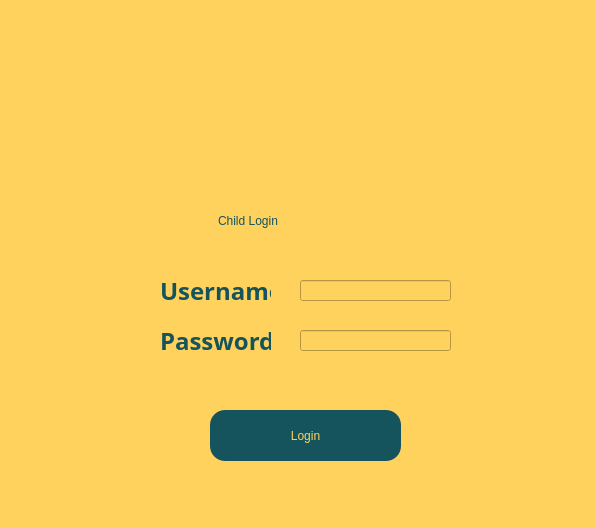
<?xml version="1.0" encoding="UTF-8"?>
<ui version="4.0">
 <class>Form</class>
 <widget class="QWidget" name="Form">
  <property name="geometry">
   <rect>
    <x>0</x>
    <y>0</y>
    <width>595</width>
    <height>528</height>
   </rect>
  </property>
  <property name="windowTitle">
   <string>Form</string>
  </property>
  <property name="autoFillBackground">
   <bool>false</bool>
  </property>
  <property name="styleSheet">
   <string notr="true">background-color: rgb(255, 210, 93);</string>
  </property>
  <widget class="QLabel" name="label">
   <property name="geometry">
    <rect>
     <x>190</x>
     <y>0</y>
     <width>201</width>
     <height>191</height>
    </rect>
   </property>
   <property name="styleSheet">
    <string notr="true">background-image: url(:/Logo/logo3.JPG);</string>
   </property>
   <property name="text">
    <string/>
   </property>
   <property name="pixmap">
    <pixmap>:/Logo/logo3.JPG</pixmap>
   </property>
   <property name="scaledContents">
    <bool>true</bool>
   </property>
  </widget>
  <widget class="QLabel" name="label_2">
   <property name="geometry">
    <rect>
     <x>210</x>
     <y>190</y>
     <width>171</width>
     <height>61</height>
    </rect>
   </property>
   <property name="styleSheet">
    <string notr="true">color: rgb(21, 84, 93);
font: 75 22pt &quot;Goudy Old Style&quot;;</string>
   </property>
   <property name="text">
    <string>Child Login</string>
   </property>
   <property name="indent">
    <number>8</number>
   </property>
  </widget>
  <widget class="QLabel" name="label_3">
   <property name="geometry">
    <rect>
     <x>160</x>
     <y>270</y>
     <width>111</width>
     <height>41</height>
    </rect>
   </property>
   <property name="font">
    <font>
     <family>Goudy Old Style</family>
     <pointsize>18</pointsize>
     <weight>75</weight>
     <bold>true</bold>
    </font>
   </property>
   <property name="styleSheet">
    <string notr="true">color: rgb(21, 84, 93);</string>
   </property>
   <property name="text">
    <string>Username</string>
   </property>
  </widget>
  <widget class="QLabel" name="label_4">
   <property name="geometry">
    <rect>
     <x>160</x>
     <y>320</y>
     <width>111</width>
     <height>41</height>
    </rect>
   </property>
   <property name="font">
    <font>
     <family>Goudy Old Style</family>
     <pointsize>18</pointsize>
     <weight>75</weight>
     <bold>true</bold>
    </font>
   </property>
   <property name="styleSheet">
    <string notr="true">color: rgb(21, 84, 93);</string>
   </property>
   <property name="text">
    <string>Password</string>
   </property>
  </widget>
  <widget class="QLineEdit" name="lineEdit">
   <property name="geometry">
    <rect>
     <x>300</x>
     <y>280</y>
     <width>151</width>
     <height>21</height>
    </rect>
   </property>
   <property name="autoFillBackground">
    <bool>false</bool>
   </property>
   <property name="styleSheet">
    <string notr="true">color: rgb(0, 0, 0);</string>
   </property>
  </widget>
  <widget class="QLineEdit" name="lineEdit_2">
   <property name="geometry">
    <rect>
     <x>300</x>
     <y>330</y>
     <width>151</width>
     <height>21</height>
    </rect>
   </property>
   <property name="styleSheet">
    <string notr="true">color: rgb(0, 0, 0);</string>
   </property>
   <property name="inputMask">
    <string extracomment="Enter Password"/>
   </property>
  </widget>
  <widget class="QPushButton" name="pushButton">
   <property name="geometry">
    <rect>
     <x>210</x>
     <y>410</y>
     <width>191</width>
     <height>51</height>
    </rect>
   </property>
   <property name="styleSheet">
    <string notr="true">background-color: rgb(21, 84, 93);
color: rgb(255, 210, 93);
font: bold 24pt &quot;Goudy Old Style&quot;;
border-radius:15px;
border-color: rgb(255, 255, 255);</string>
   </property>
   <property name="text">
    <string>Login</string>
   </property>
  </widget>
 </widget>
 <resources>
  <include location="../Resource/Company_logo_display.qrc"/>
  <include location="../Resource/Company_logo_display.qrc"/>
 </resources>
 <connections/>
</ui>
